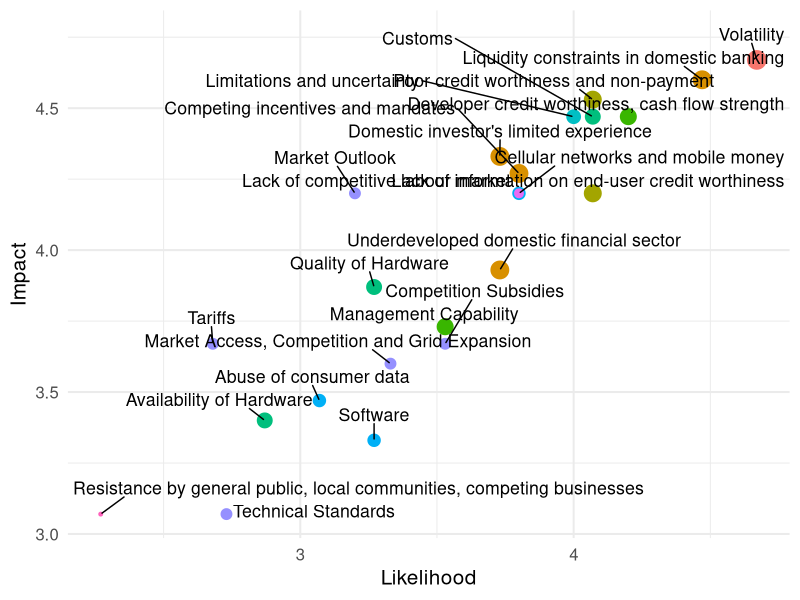
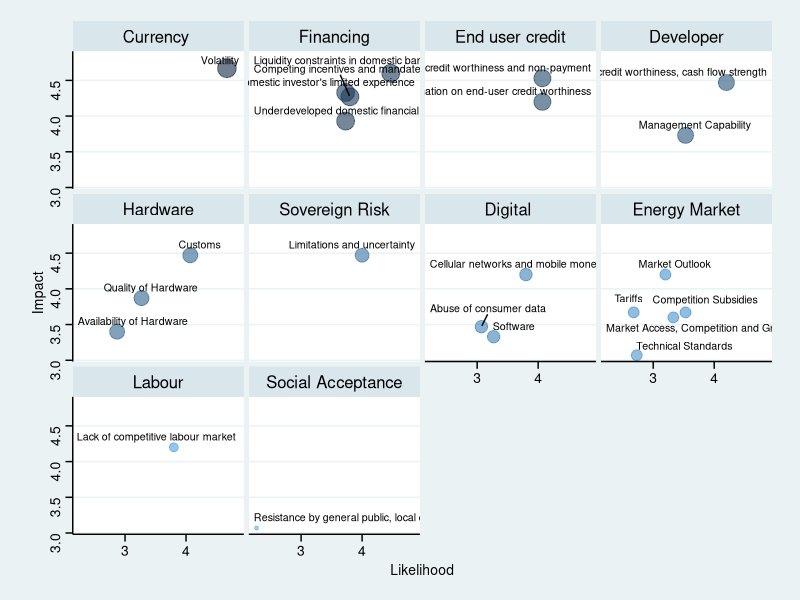
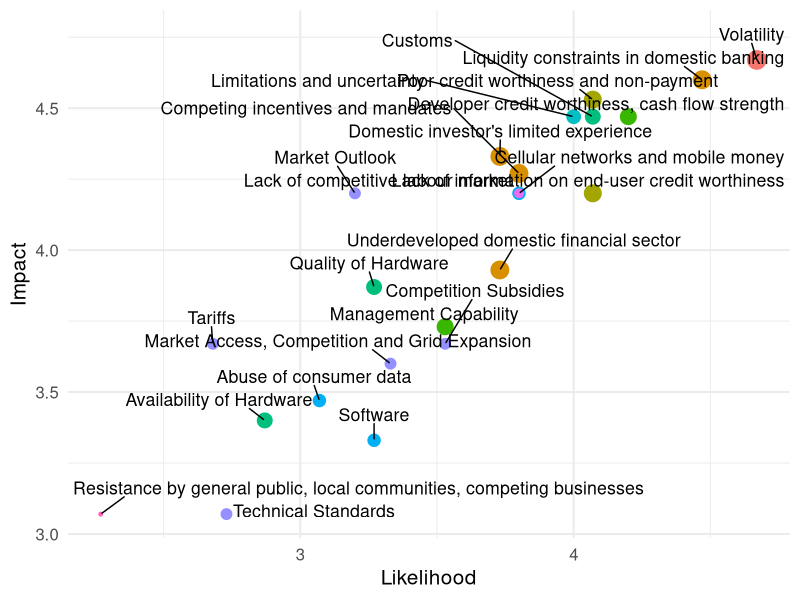
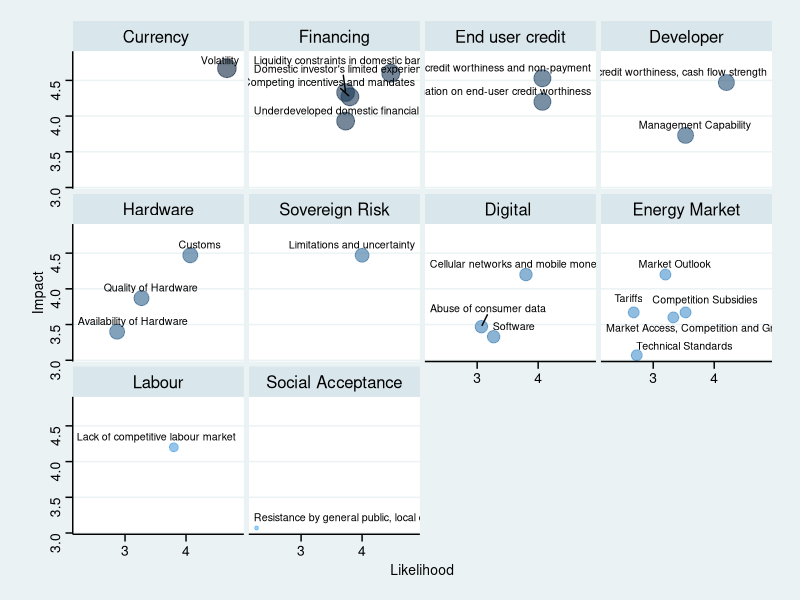

Write R code to recreate these figures, in order.
library(dplyr)
library(ggplot2)
library(ggrepel)
library(ggthemes)

drei <- read.csv("drei.csv", stringsAsFactors=FALSE) 
names(drei)
str(drei)
drei <- drei %>% mutate(Risk = as.factor(Risk)) %>% 
  mutate(Risk=reorder(Risk, Rank_plot)) %>% 
  group_by(Rank)
# Reorder Legend to show the order of risk
drei$Risk <- factor(drei$Risk, levels=rev(levels(drei$Risk)))

all <- ggplot(drei, aes(x=Likelihood, y=Impact, label=Risk_Sub)) + 
  geom_point(aes(size=Rank_plot, color=Risk)) +
  theme_minimal(base_size=15) +
  geom_text_repel(size=4.5, nudge_y=0.09) +
  # labs(col="Ranking of \nRisk Categories \n(in descending order)", size=5) +
  guides(size=FALSE) +
  theme(legend.position="none")
all
ggsave("risk_plot.png", width=13, height=10)

category <- ggplot(drei, aes(x=Likelihood, y=Impact, label=Risk_Sub)) + 
  geom_point(aes(size=Rank_plot, color=as.numeric(Risk)), alpha=0.6) +
  facet_wrap(~Risk) + 
  scale_color_continuous() +
  geom_text_repel(size=2.7, 
                  point.padding=NA, nudge_x=0.15, nudge_y=0.15) +
  theme_stata() +
  theme(legend.position="none")
category
ggsave("risk_plot_facet.png", width=10, height=8)

